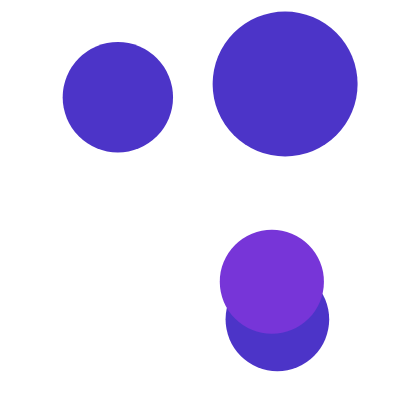
Frame 1 (no input)
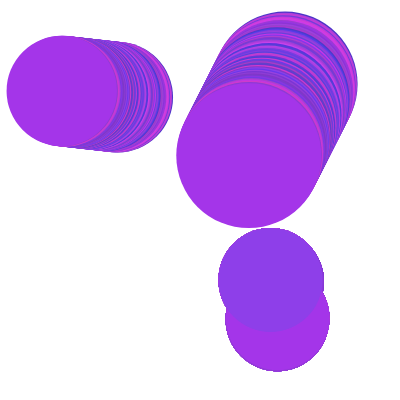
Frame 60 (no input)
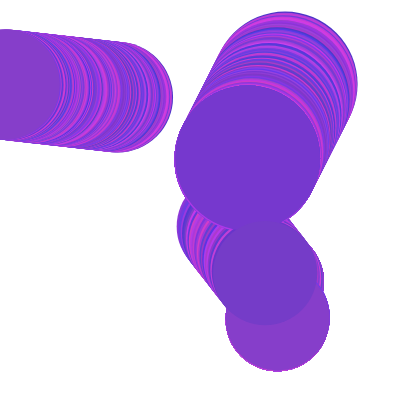
Frame 120 (the mouse pressed at the canvas centre since frame 60)

The p5.js sketch that drew these frames (run headless with seeded random() and noise() and a simulated clock; from frame 60 on, the mouse is pressed at the canvas centre):

// p5.js sketch
// ── sketch.js
// DM2008 – Activity 5a
// Colliding Circles (30 min)

let balls = [];


function setup() {
  createCanvas(400, 400);

  // Step 1: create two Ball objects (DONE)
  for(let n = 0; n < 4; n++)
  {
  balls.push(new Ball(random(width), random(height)));
  }
 
    
  shapeColor = color(76, 52, 200)
}

function draw() {
  background(250 , 0);

  // Step 2: update and display each ball (DONE)
  for (let i = 0; i < balls.length; i++) {
    let b = balls[i];
    b.move();
    b.show();
    
  // Step 3: check collisions
  // Use dist() between ball centers
  // Trigger feedback (color, bounce, etc.)
    balls[i].checkCollision(balls);
  }
}

class Ball {
  constructor(x, y) {
    this.pos = createVector(x, y);
    this.r = random(50 , 80);
    this.vel = createVector(random(-2, 2), random(-2, 2));
  }

  move() {
    this.pos.add(this.vel);
    // DONE: wrap around OR bounce off edges
    if (this.pos.x < -this.r) {this.pos.x = width + this.r;}
    if (this.pos.x > width + this.r) {this.pos.x = -this.r;}
    if (this.pos.y < -this.r) {this.pos.y = height + this.r;}
    if (this.pos.y > height + this.r) {this.pos.y = -this.r;}
  }

  show() {
    fill(shapeColor);
    noStroke();
    ellipse(this.pos.x, this.pos.y, this.r * 2);
  }

  // Step 4: Add a method to checkCollision(others)
  // Use dist() and respond visually
   checkCollision(others) {
    for (let i = 0; i < others.length; i++) {
      // Make sure we do not compare the ball to itself
      if (others[i] !== this) {
        let other = others[i];
        let d = dist(this.pos.x, this.pos.y, other.pos.x, other.pos.y);
        if (d < this.r + other.r) {
         // push();
          //stroke(255);
          //strokeWeight(4);
          //noFill();
          //ellipse(this.pos.x, this.pos.y, this.r * 2); // highlight on collision
          //pop();
          this.vel.x *= -1; // reverse direction
          this.vel.y *= -1;
          shapeColor = color(random(76 , 209), random(52 , 66), random(200, 235))
          //76, 52, 235 // 209, 66, 235
          
        }
      }
    }
   }
}
